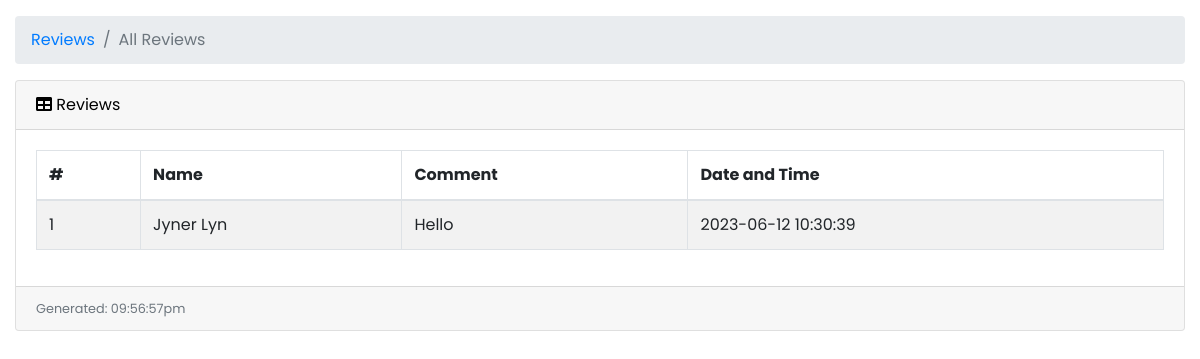
Before: /user/reviews.php (signed in) with the older database file.
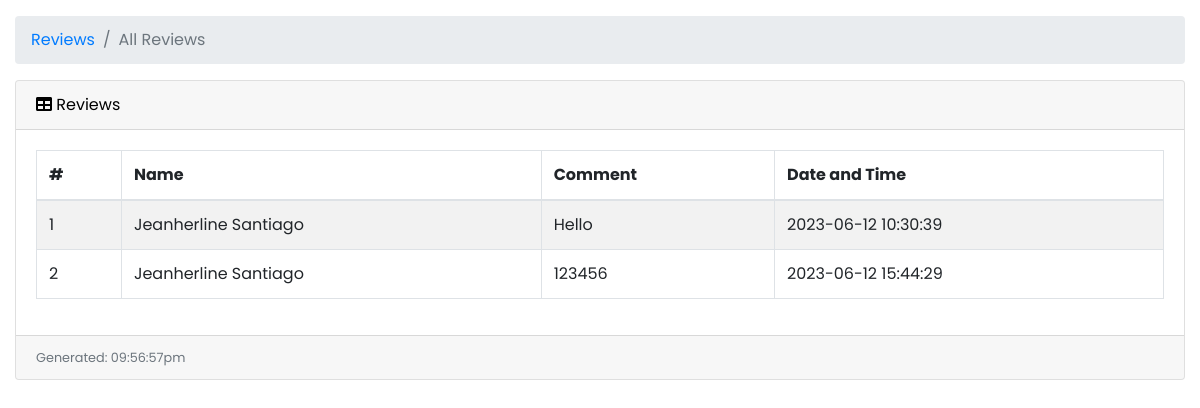
After: the same page with the newer database file.
### tables this page shows
CREATE TABLE `review` (
  `review_id` int(11) NOT NULL,
  `booking_id` int(11) NOT NULL,
  `comment` varchar(300) NOT NULL,
  `created_at` timestamp NOT NULL DEFAULT current_timestamp(),
  `updated_at` timestamp NOT NULL DEFAULT current_timestamp() ON UPDATE current_timestamp()
);

CREATE TABLE `user_profile` (
  `user_id` int(11) NOT NULL,
  `profile_photo` varchar(255) DEFAULT NULL,
  `first_name` varchar(30) NOT NULL,
  `middle_name` varchar(30) NOT NULL,
  `last_name` varchar(30) NOT NULL,
  `city_id` int(11) NOT NULL,
  `nationality` varchar(30) NOT NULL,
  `gender` varchar(10) NOT NULL,
  `birthdate` date NOT NULL,
  `email` varchar(50) NOT NULL,
  `password` varchar(255) NOT NULL,
  `ticket_balance` varchar(255) DEFAULT NULL,
  `role` varchar(255) NOT NULL,
  `is_vaxxed` tinyint(1) NOT NULL DEFAULT 0,
  `vax_card` varchar(255) DEFAULT NULL,
  `is_agree` tinyint(1) NOT NULL DEFAULT 1,
  `created_at` timestamp NOT NULL DEFAULT current_timestamp(),
  `updated_at` timestamp NOT NULL DEFAULT current_timestamp() ON UPDATE current_timestamp()
);

### user/reviews.php (the view, shortened to what this page needs)
<?php
include('../db.php');
?>
<!DOCTYPE html>
<html lang="en">
<head>
    <link href="vendor/fontawesome-free/css/all.min.css" rel="stylesheet" type="text/css">
    <link href="vendor/datatables/dataTables.bootstrap4.css" rel="stylesheet">
    <link href="vendor/css/sb-admin.css" rel="stylesheet">
</head>
<body id="page-top">
    <div id="wrapper">
        <div id="content-wrapper">
            <div class="container-fluid">
                <ol class="breadcrumb">
                    <li class="breadcrumb-item">
                        <a href="reviews.php">Reviews</a>
                    </li>
                    <li class="breadcrumb-item active">All Reviews</li>
                </ol>
                <?php
                if ($_SESSION['role'] == "City Admin" || $_SESSION['role'] == "Main Admin") {
                ?>
                    <div class="card mb-3">
                        <div class="card-header">
                            <i class="fas fa-table"></i>
                            Reviews
                        </div>
                        <div class="card-body">
                            <div class="table-responsive">
                                <table class="table table-bordered table-striped table-hover" id="dataTable" width="100%" cellspacing="0">
                                    <thead>
                                        <tr>
                                            <th>#</th>
                                            <th>Name</th>
                                            <th>Comment</th>
                                            <th>Date and Time</th>
                                        </tr>
                                    </thead>
                                    <tbody>
                                        <?php
                                        $ret = "SELECT rev.*, up.first_name, up.last_name
                                                FROM review rev
                                                INNER JOIN booking b ON rev.booking_id = b.booking_id
                                                INNER JOIN user_profile up ON b.user_id = up.user_id
                                                ORDER BY created_at ASC";
                                        $stmt = $db->prepare($ret);
                                        $stmt->execute();
                                        $result = $stmt->get_result();
                                        $cnt = 1;
                                        while ($row = $result->fetch_assoc()) {
                                            echo "<tr>";
                                            echo "<td>" . $cnt . "</td>";
                                            echo "<td>" . $row['first_name'] . " " . $row['last_name'] . "</td>";
                                            echo "<td>" . $row['comment'] . "</td>";
                                            echo "<td>" . $row['created_at'] . "</td>";
                                            echo "</tr>";
                                            $cnt++;
                                        }
                                        ?>
                                    </tbody>
                                </table>
                            </div>
                        </div>
                        <div class="card-footer small text-muted">
                            <?php
                            echo "Generated: " . date("h:i:sa");
                            ?>
                        </div>
                    </div>
                <?php
                }
                ?>
            </div>
        </div>
</body>
</html>

Changed rows visible on the page:
changed through a linked row, review "Hello": user_profile.first_name "Jyner" → "Jeanherline"; user_profile.last_name "Lyn" → "Santiago"
added review: user_profile.first_name "Jeanherline", user_profile.last_name "Santiago", comment "123456", created_at "2023-06-12 15:44:29"
